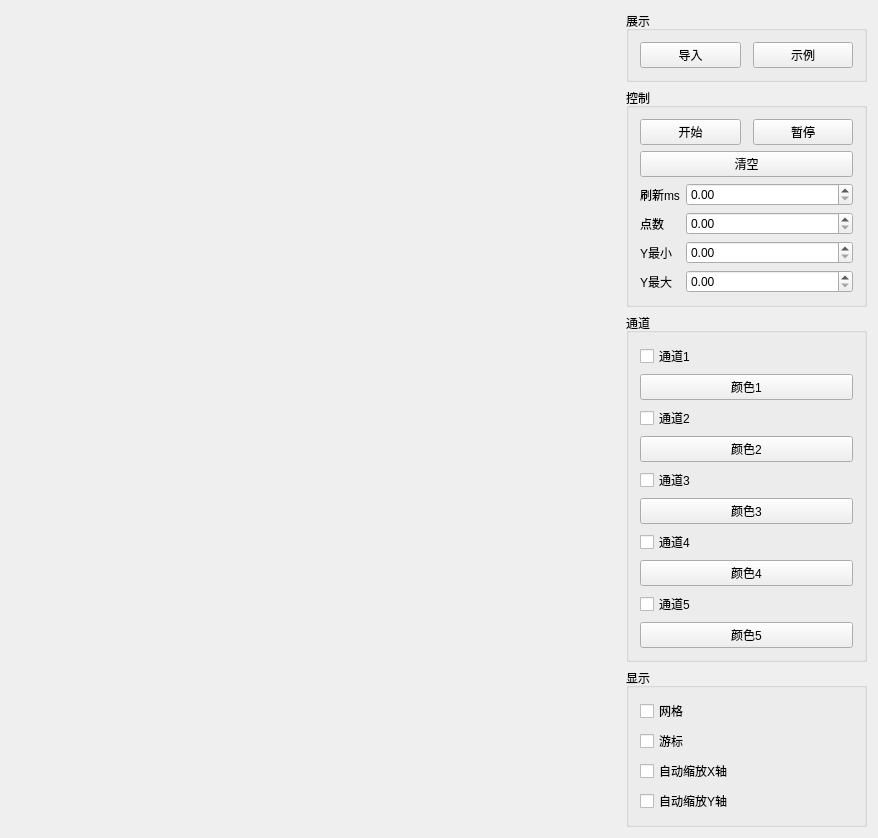
<?xml version="1.0" encoding="UTF-8"?>
<ui version="4.0">
 <class>SquareSpectrumClass</class>
 <widget class="QWidget" name="SquareSpectrumClass">
  <property name="geometry">
   <rect>
    <x>0</x>
    <y>0</y>
    <width>878</width>
    <height>723</height>
   </rect>
  </property>
  <property name="windowTitle">
   <string>SquareSpectrum</string>
  </property>
  <layout class="QVBoxLayout" name="verticalLayout_main">
   <property name="spacing">
    <number>0</number>
   </property>
   <property name="leftMargin">
    <number>0</number>
   </property>
   <property name="topMargin">
    <number>0</number>
   </property>
   <property name="rightMargin">
    <number>0</number>
   </property>
   <property name="bottomMargin">
    <number>0</number>
   </property>
   <item>
    <widget class="QWidget" name="mainContent" native="true">
     <layout class="QHBoxLayout" name="horizontalLayout_main" stretch="7,3">
      <property name="spacing">
       <number>0</number>
      </property>
      <property name="leftMargin">
       <number>0</number>
      </property>
      <property name="topMargin">
       <number>0</number>
      </property>
      <property name="rightMargin">
       <number>0</number>
      </property>
      <property name="bottomMargin">
       <number>0</number>
      </property>
      <item>
       <widget class="QWidget" name="plotWidget" native="true"/>
      </item>
      <item>
       <widget class="QWidget" name="controlPanelWidget" native="true">
        <layout class="QVBoxLayout" name="verticalLayout_side">
         <item>
          <widget class="QGroupBox" name="groupBox_display">
           <property name="title">
            <string>展示</string>
           </property>
           <layout class="QVBoxLayout" name="verticalLayout_displayGroup">
            <item>
             <layout class="QHBoxLayout" name="horizontalLayout_displayButtons" stretch="1,1">
              <property name="spacing">
               <number>12</number>
              </property>
              <item>
               <widget class="QPushButton" name="pushButton_import">
                <property name="text">
                 <string>导入</string>
                </property>
               </widget>
              </item>
              <item>
               <widget class="QPushButton" name="pushButton_demo">
                <property name="text">
                 <string>示例</string>
                </property>
               </widget>
              </item>
             </layout>
            </item>
           </layout>
          </widget>
         </item>
         <item>
          <widget class="QGroupBox" name="groupBox_control">
           <property name="title">
            <string>控制</string>
           </property>
           <layout class="QVBoxLayout" name="verticalLayout_controlGroup">
            <item>
             <layout class="QHBoxLayout" name="horizontalLayout_controlButtons" stretch="1,1">
              <property name="spacing">
               <number>12</number>
              </property>
              <item>
               <widget class="QPushButton" name="pushButton_start">
                <property name="text">
                 <string>开始</string>
                </property>
               </widget>
              </item>
              <item>
               <widget class="QPushButton" name="pushButton_pause">
                <property name="text">
                 <string>暂停</string>
                </property>
               </widget>
              </item>
             </layout>
            </item>
            <item>
             <widget class="QPushButton" name="pushButton_clear">
              <property name="text">
               <string>清空</string>
              </property>
             </widget>
            </item>
            <item>
             <layout class="QFormLayout" name="formLayout_parameters">
              <item row="0" column="0">
               <widget class="QLabel" name="label_refreshMs">
                <property name="text">
                 <string>刷新ms</string>
                </property>
               </widget>
              </item>
              <item row="1" column="0">
               <widget class="QLabel" name="label_pointCount">
                <property name="text">
                 <string>点数</string>
                </property>
               </widget>
              </item>
              <item row="2" column="0">
               <widget class="QLabel" name="label_yMin">
                <property name="text">
                 <string>Y最小</string>
                </property>
               </widget>
              </item>
              <item row="3" column="0">
               <widget class="QLabel" name="label_yMax">
                <property name="text">
                 <string>Y最大</string>
                </property>
               </widget>
              </item>
              <item row="0" column="1">
               <widget class="QDoubleSpinBox" name="doubleSpinBox_refreshMs"/>
              </item>
              <item row="1" column="1">
               <widget class="QDoubleSpinBox" name="doubleSpinBox_pointCount"/>
              </item>
              <item row="2" column="1">
               <widget class="QDoubleSpinBox" name="doubleSpinBox_yMin"/>
              </item>
              <item row="3" column="1">
               <widget class="QDoubleSpinBox" name="doubleSpinBox_yMax"/>
              </item>
             </layout>
            </item>
           </layout>
          </widget>
         </item>
         <item>
          <widget class="QGroupBox" name="groupBox_channel">
           <property name="title">
            <string>通道</string>
           </property>
           <layout class="QVBoxLayout" name="verticalLayout_channelGroup">
            <item>
             <widget class="QCheckBox" name="checkBox_channel1">
              <property name="text">
               <string>通道1</string>
              </property>
             </widget>
            </item>
            <item>
             <widget class="QPushButton" name="pushButton_color1">
              <property name="text">
               <string>颜色1</string>
              </property>
             </widget>
            </item>
            <item>
             <widget class="QCheckBox" name="checkBox_channel2">
              <property name="text">
               <string>通道2</string>
              </property>
             </widget>
            </item>
            <item>
             <widget class="QPushButton" name="pushButton_color2">
              <property name="text">
               <string>颜色2</string>
              </property>
             </widget>
            </item>
            <item>
             <widget class="QCheckBox" name="checkBox_channel3">
              <property name="text">
               <string>通道3</string>
              </property>
             </widget>
            </item>
            <item>
             <widget class="QPushButton" name="pushButton_color3">
              <property name="text">
               <string>颜色3</string>
              </property>
             </widget>
            </item>
            <item>
             <widget class="QCheckBox" name="checkBox_channel4">
              <property name="text">
               <string>通道4</string>
              </property>
             </widget>
            </item>
            <item>
             <widget class="QPushButton" name="pushButton_color4">
              <property name="text">
               <string>颜色4</string>
              </property>
             </widget>
            </item>
            <item>
             <widget class="QCheckBox" name="checkBox_channel5">
              <property name="text">
               <string>通道5</string>
              </property>
             </widget>
            </item>
            <item>
             <widget class="QPushButton" name="pushButton_color5">
              <property name="text">
               <string>颜色5</string>
              </property>
             </widget>
            </item>
           </layout>
          </widget>
         </item>
         <item>
          <widget class="QGroupBox" name="groupBox_view">
           <property name="title">
            <string>显示</string>
           </property>
           <layout class="QVBoxLayout" name="verticalLayout_viewGroup">
            <item>
             <widget class="QCheckBox" name="checkBox_grid">
              <property name="text">
               <string>网格</string>
              </property>
             </widget>
            </item>
            <item>
             <widget class="QCheckBox" name="checkBox_cursor">
              <property name="text">
               <string>游标</string>
              </property>
             </widget>
            </item>
            <item>
             <widget class="QCheckBox" name="checkBox_autoScaleX">
              <property name="text">
               <string>自动缩放X轴</string>
              </property>
             </widget>
            </item>
            <item>
             <widget class="QCheckBox" name="checkBox_autoScaleY">
              <property name="text">
               <string>自动缩放Y轴</string>
              </property>
             </widget>
            </item>
           </layout>
          </widget>
         </item>
        </layout>
       </widget>
      </item>
     </layout>
    </widget>
   </item>
  </layout>
 </widget>
 <layoutdefault spacing="6" margin="11"/>
 <resources/>
 <connections/>
</ui>
